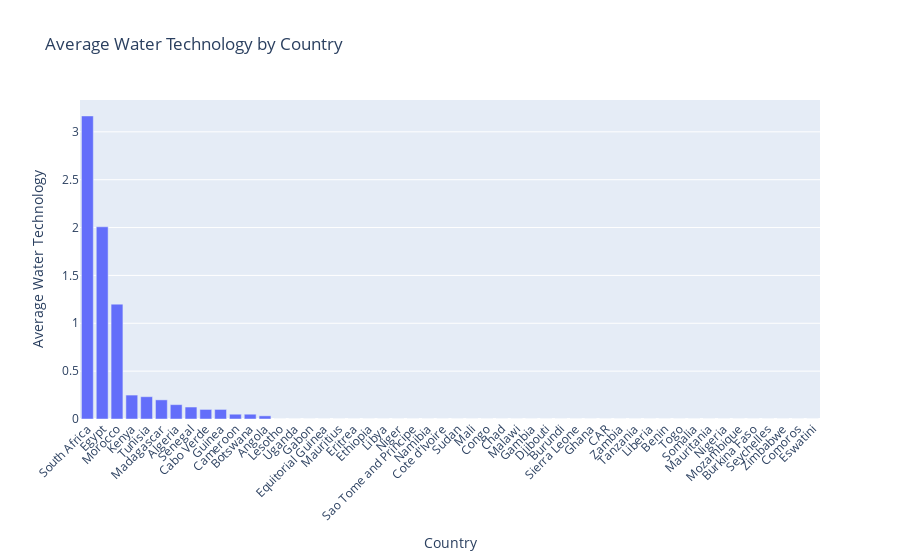

Notebook cell for this chart:
### Code cell
data = [
    go.Bar(
        x=df['country'],
        y=df['avg_water_tech']
    )
]

# Configurar el diseño del gráfico
layout = go.Layout(
    title='Average Water Technology by Country',
    xaxis=dict(title='Country'),
    yaxis=dict(title='Average Water Technology'),
    xaxis_tickangle=-45
)

# Crear la figura y mostrar el gráfico utilizando Plotly
fig = go.Figure(data=data, layout=layout)
fig.show()

### Figure 1 — Plotly figure (JSON) as saved in the notebook; plotly's stock layout.template omitted (floating-point values rounded to 4 significant figures)
{"data": [{"type": "bar", "x": ["South Africa", "Egypt", "Morocco", "Kenya", "Tunisia", "Madagascar", "Algeria", "Senegal", "Cabo Verde", "Guinea", "Cameroon", "Botswana", "Angola", "Lesotho", "Uganda", "Gabon", "Equitorial Guinea", "Mauritius", "Eritrea", "Ethiopia", "Libya", "Niger", "Sao Tome and Principe", "Namibia", "Cote d'Ivoire", "Sudan", "Mali", "Congo", "Chad", "Malawi", "Gambia", "Djibouti", "Burundi", "Sierra Leone", "Ghana", "CAR", "Zambia", "Tanzania", "Liberia", "Benin", "Togo", "Somalia", "Mauritania", "Nigeria", "Mozambique", "Burkina Faso", "Seychelles", "Zimbabwe", "Comoros", "Eswatini"], "y": [3.166, 2.008, 1.2, 0.25, 0.233, 0.2, 0.15, 0.125, 0.1, 0.1, 0.05, 0.05, 0.033, 0, 0, 0, 0, 0, 0, 0, 0, 0, 0, 0, 0, 0, 0, 0, 0, 0, 0, 0, 0, 0, 0, 0, 0, 0, 0, 0, 0, 0, 0, 0, 0, 0, 0, 0, 0, 0]}], "layout": {"title": {"text": "Average Water Technology by Country"}, "xaxis": {"tickangle": -45, "title": {"text": "Country"}}, "yaxis": {"title": {"text": "Average Water Technology"}}}}
